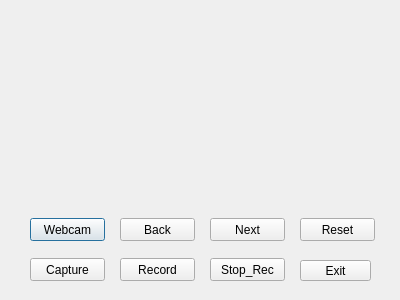
<?xml version="1.0" encoding="UTF-8"?>
<ui version="4.0">
 <class>Dialog</class>
 <widget class="QDialog" name="Dialog">
  <property name="geometry">
   <rect>
    <x>0</x>
    <y>0</y>
    <width>400</width>
    <height>300</height>
   </rect>
  </property>
  <property name="windowTitle">
   <string>Dialog</string>
  </property>
  <widget class="QPushButton" name="pushButton">
   <property name="geometry">
    <rect>
     <x>30</x>
     <y>218</y>
     <width>75</width>
     <height>23</height>
    </rect>
   </property>
   <property name="text">
    <string>Webcam</string>
   </property>
  </widget>
  <widget class="QPushButton" name="pushButton_2">
   <property name="geometry">
    <rect>
     <x>120</x>
     <y>218</y>
     <width>75</width>
     <height>23</height>
    </rect>
   </property>
   <property name="text">
    <string>Back</string>
   </property>
  </widget>
  <widget class="QPushButton" name="pushButton_3">
   <property name="geometry">
    <rect>
     <x>210</x>
     <y>218</y>
     <width>75</width>
     <height>23</height>
    </rect>
   </property>
   <property name="text">
    <string>Next</string>
   </property>
  </widget>
  <widget class="QPushButton" name="pushButton_4">
   <property name="geometry">
    <rect>
     <x>300</x>
     <y>218</y>
     <width>75</width>
     <height>23</height>
    </rect>
   </property>
   <property name="text">
    <string>Reset</string>
   </property>
  </widget>
  <widget class="QPushButton" name="pushButton_5">
   <property name="geometry">
    <rect>
     <x>30</x>
     <y>258</y>
     <width>75</width>
     <height>23</height>
    </rect>
   </property>
   <property name="text">
    <string>Capture</string>
   </property>
  </widget>
  <widget class="QPushButton" name="pushButton_6">
   <property name="geometry">
    <rect>
     <x>120</x>
     <y>258</y>
     <width>75</width>
     <height>23</height>
    </rect>
   </property>
   <property name="text">
    <string>Record</string>
   </property>
  </widget>
  <widget class="QPushButton" name="pushButton_7">
   <property name="geometry">
    <rect>
     <x>210</x>
     <y>258</y>
     <width>75</width>
     <height>23</height>
    </rect>
   </property>
   <property name="text">
    <string>Stop_Rec</string>
   </property>
  </widget>
  <widget class="QPushButton" name="pushButton_8">
   <property name="geometry">
    <rect>
     <x>300</x>
     <y>260</y>
     <width>71</width>
     <height>21</height>
    </rect>
   </property>
   <property name="text">
    <string>Exit</string>
   </property>
  </widget>
 </widget>
 <resources/>
 <connections/>
</ui>
